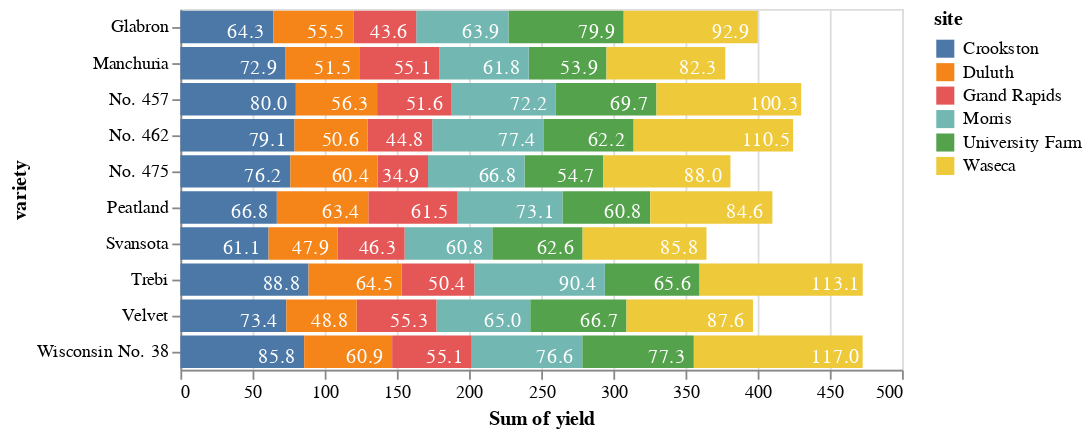

The code cell stored with this chart in its notebook:
### Code cell
# Source is the data source. Dataframe, if you're more of a pandas person
source=data.barley()

# For a stacked bar with text overlay, we define the bars and text separately
bars = alt.Chart(source).mark_bar().encode(
    x=alt.X('sum(yield):Q', stack='zero'),
    y=alt.Y('variety:N'),
    color=alt.Color('site')
)

text = alt.Chart(source).mark_text(dx=-15, dy=3, color='white').encode(
    x=alt.X('sum(yield):Q', stack='zero'),
    y=alt.Y('variety:N'),
    detail='site:N',
    text=alt.Text('sum(yield):Q', format='.1f')
)

bars + text

### Figure 1 — Vega-Lite specification as saved in the notebook (floating-point values rounded to 4 significant figures)
{"config": {"view": {"continuousWidth": 400, "continuousHeight": 300}}, "layer": [{"mark": "bar", "encoding": {"color": {"field": "site", "type": "nominal"}, "x": {"aggregate": "sum", "field": "yield", "stack": "zero", "type": "quantitative"}, "y": {"field": "variety", "type": "nominal"}}}, {"mark": {"type": "text", "color": "white", "dx": -15, "dy": 3}, "encoding": {"detail": {"field": "site", "type": "nominal"}, "text": {"aggregate": "sum", "field": "yield", "format": ".1f", "type": "quantitative"}, "x": {"aggregate": "sum", "field": "yield", "stack": "zero", "type": "quantitative"}, "y": {"field": "variety", "type": "nominal"}}}], "data": {"name": "data-093ece8c35bb2d41094cfb6138ec810b"}, "$schema": "https://vega.github.io/schema/vega-lite/v4.17.0.json", "datasets": {"data-093ece8c35bb2d41094cfb6138ec810b": [{"yield": 27.0, "variety": "Manchuria", "year": 1931, "site": "University Farm"}, {"yield": 48.87, "variety": "Manchuria", "year": 1931, "site": "Waseca"}, {"yield": 27.43, "variety": "Manchuria", "year": 1931, "site": "Morris"}, {"yield": 39.93, "variety": "Manchuria", "year": 1931, "site": "Crookston"}, {"yield": 32.97, "variety": "Manchuria", "year": 1931, "site": "Grand Rapids"}, {"yield": 28.97, "variety": "Manchuria", "year": 1931, "site": "Duluth"}, {"yield": 43.07, "variety": "Glabron", "year": 1931, "site": "University Farm"}, {"yield": 55.2, "variety": "Glabron", "year": 1931, "site": "Waseca"}, {"yield": 28.77, "variety": "Glabron", "year": 1931, "site": "Morris"}, {"yield": 38.13, "variety": "Glabron", "year": 1931, "site": "Crookston"}, {"yield": 29.13, "variety": "Glabron", "year": 1931, "site": "Grand Rapids"}, {"yield": 29.67, "variety": "Glabron", "year": 1931, "site": "Duluth"}, {"yield": 35.13, "variety": "Svansota", "year": 1931, "site": "University Farm"}, {"yield": 47.33, "variety": "Svansota", "year": 1931, "site": "Waseca"}, {"yield": 25.77, "variety": "Svansota", "year": 1931, "site": "Morris"}, {"yield": 40.47, "variety": "Svansota", "year": 1931, "site": "Crookston"}, {"yield": 29.67, "variety": "Svansota", "year": 1931, "site": "Grand Rapids"}, {"yield": 25.7, "variety": "Svansota", "year": 1931, "site": "Duluth"}, {"yield": 39.9, "variety": "Velvet", "year": 1931, "site": "University Farm"}, {"yield": 50.23, "variety": "Velvet", "year": 1931, "site": "Waseca"}, {"yield": 26.13, "variety": "Velvet", "year": 1931, "site": "Morris"}, {"yield": 41.33, "variety": "Velvet", "year": 1931, "site": "Crookston"}, {"yield": 23.03, "variety": "Velvet", "year": 1931, "site": "Grand Rapids"}, {"yield": 26.3, "variety": "Velvet", "year": 1931, "site": "Duluth"}, {"yield": 36.57, "variety": "Trebi", "year": 1931, "site": "University Farm"}, {"yield": 63.83, "variety": "Trebi", "year": 1931, "site": "Waseca"}, {"yield": 43.77, "variety": "Trebi", "year": 1931, "site": "Morris"}, {"yield": 46.93, "variety": "Trebi", "year": 1931, "site": "Crookston"}, {"yield": 29.77, "variety": "Trebi", "year": 1931, "site": "Grand Rapids"}, {"yield": 33.93, "variety": "Trebi", "year": 1931, "site": "Duluth"}, {"yield": 43.27, "variety": "No. 457", "year": 1931, "site": "University Farm"}, {"yield": 58.1, "variety": "No. 457", "year": 1931, "site": "Waseca"}, {"yield": 28.7, "variety": "No. 457", "year": 1931, "site": "Morris"}, {"yield": 45.67, "variety": "No. 457", "year": 1931, "site": "Crookston"}, {"yield": 32.17, "variety": "No. 457", "year": 1931, "site": "Grand Rapids"}, {"yield": 33.6, "variety": "No. 457", "year": 1931, "site": "Duluth"}, {"yield": 36.6, "variety": "No. 462", "year": 1931, "site": "University Farm"}, {"yield": 65.77, "variety": "No. 462", "year": 1931, "site": "Waseca"}, {"yield": 30.37, "variety": "No. 462", "year": 1931, "site": "Morris"}, {"yield": 48.57, "variety": "No. 462", "year": 1931, "site": "Crookston"}, {"yield": 24.93, "variety": "No. 462", "year": 1931, "site": "Grand Rapids"}, {"yield": 28.1, "variety": "No. 462", "year": 1931, "site": "Duluth"}, {"yield": 32.77, "variety": "Peatland", "year": 1931, "site": "University Farm"}, {"yield": 48.57, "variety": "Peatland", "year": 1931, "site": "Waseca"}, {"yield": 29.87, "variety": "Peatland", "year": 1931, "site": "Morris"}, {"yield": 41.6, "variety": "Peatland", "year": 1931, "site": "Crookston"}, {"yield": 34.7, "variety": "Peatland", "year": 1931, "site": "Grand Rapids"}, {"yield": 32.0, "variety": "Peatland", "year": 1931, "site": "Duluth"}, {"yield": 24.67, "variety": "No. 475", "year": 1931, "site": "University Farm"}, {"yield": 46.77, "variety": "No. 475", "year": 1931, "site": "Waseca"}, {"yield": 22.6, "variety": "No. 475", "year": 1931, "site": "Morris"}, {"yield": 44.1, "variety": "No. 475", "year": 1931, "site": "Crookston"}, {"yield": 19.7, "variety": "No. 475", "year": 1931, "site": "Grand Rapids"}, {"yield": 33.07, "variety": "No. 475", "year": 1931, "site": "Duluth"}, {"yield": 39.3, "variety": "Wisconsin No. 38", "year": 1931, "site": "University Farm"}, {"yield": 58.8, "variety": "Wisconsin No. 38", "year": 1931, "site": "Waseca"}, {"yield": 29.47, "variety": "Wisconsin No. 38", "year": 1931, "site": "Morris"}, {"yield": 49.87, "variety": "Wisconsin No. 38", "year": 1931, "site": "Crookston"}, {"yield": 34.47, "variety": "Wisconsin No. 38", "year": 1931, "site": "Grand Rapids"}, {"yield": 31.6, "variety": "Wisconsin No. 38", "year": 1931, "site": "Duluth"}, {"yield": 26.9, "variety": "Manchuria", "year": 1932, "site": "University Farm"}, {"yield": 33.47, "variety": "Manchuria", "year": 1932, "site": "Waseca"}, {"yield": 34.37, "variety": "Manchuria", "year": 1932, "site": "Morris"}, {"yield": 32.97, "variety": "Manchuria", "year": 1932, "site": "Crookston"}, {"yield": 22.13, "variety": "Manchuria", "year": 1932, "site": "Grand Rapids"}, {"yield": 22.57, "variety": "Manchuria", "year": 1932, "site": "Duluth"}, {"yield": 36.8, "variety": "Glabron", "year": 1932, "site": "University Farm"}, {"yield": 37.73, "variety": "Glabron", "year": 1932, "site": "Waseca"}, {"yield": 35.13, "variety": "Glabron", "year": 1932, "site": "Morris"}, {"yield": 26.17, "variety": "Glabron", "year": 1932, "site": "Crookston"}, {"yield": 14.43, "variety": "Glabron", "year": 1932, "site": "Grand Rapids"}, {"yield": 25.87, "variety": "Glabron", "year": 1932, "site": "Duluth"}, {"yield": 27.43, "variety": "Svansota", "year": 1932, "site": "University Farm"}, {"yield": 38.5, "variety": "Svansota", "year": 1932, "site": "Waseca"}, {"yield": 35.03, "variety": "Svansota", "year": 1932, "site": "Morris"}, {"yield": 20.63, "variety": "Svansota", "year": 1932, "site": "Crookston"}, {"yield": 16.63, "variety": "Svansota", "year": 1932, "site": "Grand Rapids"}, {"yield": 22.23, "variety": "Svansota", "year": 1932, "site": "Duluth"}, {"yield": 26.8, "variety": "Velvet", "year": 1932, "site": "University Farm"}, {"yield": 37.4, "variety": "Velvet", "year": 1932, "site": "Waseca"}, {"yield": 38.83, "variety": "Velvet", "year": 1932, "site": "Morris"}, {"yield": 32.07, "variety": "Velvet", "year": 1932, "site": "Crookston"}, {"yield": 32.23, "variety": "Velvet", "year": 1932, "site": "Grand Rapids"}, {"yield": 22.47, "variety": "Velvet", "year": 1932, "site": "Duluth"}, {"yield": 29.07, "variety": "Trebi", "year": 1932, "site": "University Farm"}, {"yield": 49.23, "variety": "Trebi", "year": 1932, "site": "Waseca"}, {"yield": 46.63, "variety": "Trebi", "year": 1932, "site": "Morris"}, {"yield": 41.83, "variety": "Trebi", "year": 1932, "site": "Crookston"}, {"yield": 20.63, "variety": "Trebi", "year": 1932, "site": "Grand Rapids"}, {"yield": 30.6, "variety": "Trebi", "year": 1932, "site": "Duluth"}, {"yield": 26.43, "variety": "No. 457", "year": 1932, "site": "University Farm"}, {"yield": 42.2, "variety": "No. 457", "year": 1932, "site": "Waseca"}, {"yield": 43.53, "variety": "No. 457", "year": 1932, "site": "Morris"}, {"yield": 34.33, "variety": "No. 457", "year": 1932, "site": "Crookston"}, {"yield": 19.47, "variety": "No. 457", "year": 1932, "site": "Grand Rapids"}, {"yield": 22.7, "variety": "No. 457", "year": 1932, "site": "Duluth"}, {"yield": 25.57, "variety": "No. 462", "year": 1932, "site": "University Farm"}, {"yield": 44.7, "variety": "No. 462", "year": 1932, "site": "Waseca"}, {"yield": 47.0, "variety": "No. 462", "year": 1932, "site": "Morris"}, {"yield": 30.53, "variety": "No. 462", "year": 1932, "site": "Crookston"}, {"yield": 19.9, "variety": "No. 462", "year": 1932, "site": "Grand Rapids"}, {"yield": 22.5, "variety": "No. 462", "year": 1932, "site": "Duluth"}, {"yield": 28.07, "variety": "Peatland", "year": 1932, "site": "University Farm"}, {"yield": 36.03, "variety": "Peatland", "year": 1932, "site": "Waseca"}, {"yield": 43.2, "variety": "Peatland", "year": 1932, "site": "Morris"}, {"yield": 25.23, "variety": "Peatland", "year": 1932, "site": "Crookston"}, {"yield": 26.77, "variety": "Peatland", "year": 1932, "site": "Grand Rapids"}, {"yield": 31.37, "variety": "Peatland", "year": 1932, "site": "Duluth"}, {"yield": 30.0, "variety": "No. 475", "year": 1932, "site": "University Farm"}, {"yield": 41.27, "variety": "No. 475", "year": 1932, "site": "Waseca"}, {"yield": 44.23, "variety": "No. 475", "year": 1932, "site": "Morris"}, {"yield": 32.13, "variety": "No. 475", "year": 1932, "site": "Crookston"}, {"yield": 15.23, "variety": "No. 475", "year": 1932, "site": "Grand Rapids"}, {"yield": 27.37, "variety": "No. 475", "year": 1932, "site": "Duluth"}, {"yield": 38.0, "variety": "Wisconsin No. 38", "year": 1932, "site": "University Farm"}, {"yield": 58.17, "variety": "Wisconsin No. 38", "year": 1932, "site": "Waseca"}, {"yield": 47.17, "variety": "Wisconsin No. 38", "year": 1932, "site": "Morris"}, {"yield": 35.9, "variety": "Wisconsin No. 38", "year": 1932, "site": "Crookston"}, {"yield": 20.67, "variety": "Wisconsin No. 38", "year": 1932, "site": "Grand Rapids"}, {"yield": 29.33, "variety": "Wisconsin No. 38", "year": 1932, "site": "Duluth"}]}}
